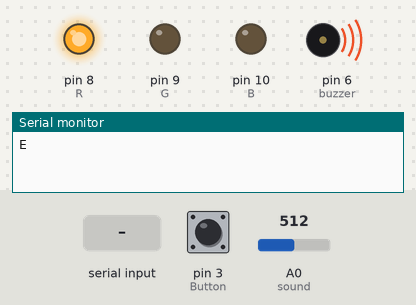
This sketch was run on a simulated Arduino Uno, built with avr-gcc and run on an emulated ATmega328P. Shown: output pins drawn as LEDs (lit = HIGH), buzzer (waves = sounding), the last lines printed to the serial monitor. The inputs (shaded band) are chosen by the test bench; at power-on: pin 3 (Button) LOW, A0 (sound) = 512.

Above: at 1.2 s.
1.3 s: "R" received over Serial
At 2.5 s:
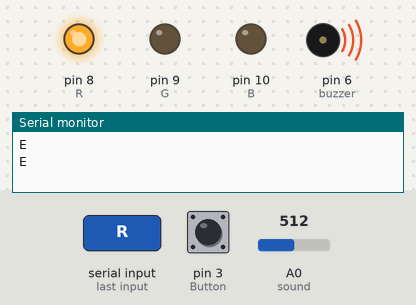
2.8 s: pin 3 (Button) pulled HIGH for 1 s
At 3.5 s:
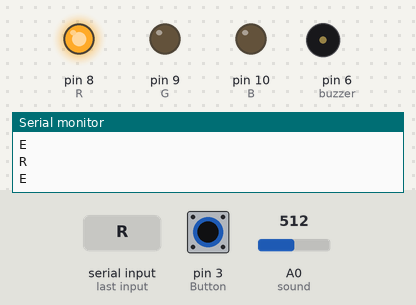
5.8 s: pin 3 (Button) pulled HIGH for 3.2 s
Timing chart, 0 to 16.5 s (numbered marks = the images above; inputs shaded):
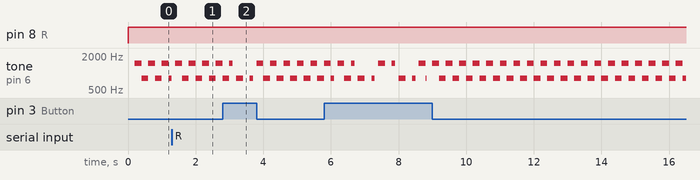

The sketch:

emergency_system.ino
```cpp
int Button = 3;
int buzzer = 6;
int R = 8;
int G = 9;
int B = 10;
int sound = A0;

int systemState = 0;
int lastSystemState = 0;
bool emergencyLocked = false;

unsigned long lastUpdate = 0;
unsigned long lastButtonPress = 0;  // 디바운스용
bool toggle = false;

void setup() {
  Serial.begin(9600);
  pinMode(Button, INPUT);
  pinMode(sound, INPUT);
  pinMode(R, OUTPUT);
  pinMode(G, OUTPUT);
  pinMode(B, OUTPUT);
  pinMode(buzzer, OUTPUT);
}

void loop() {
  int soundValue = analogRead(sound);
  bool physicalButtonPressed = digitalRead(Button);
  unsigned long now = millis();

  // 버튼 디바운스 처리
  if (physicalButtonPressed == HIGH && (now - lastButtonPress > 300)) {
    lastButtonPress = now;
    if (emergencyLocked) {
      // 비상 상태에서 버튼 → 해제
      emergencyLocked = false;
      systemState = lastSystemState;
      noTone(buzzer);
      Serial.println("R");
    } else {
      // 일반 상태에서 버튼 → 비상 발동
      Serial.println("E");
      activateEmergency();
    }
  }

  // 사운드 센서 → 비상 발동만 (해제 없음)
  if (soundValue > 75 && !emergencyLocked) {
    Serial.println("E");
    activateEmergency();
  }

  // 시리얼 명령 처리
  if (Serial.available() > 0) {
    char cmd = Serial.read();
    if (cmd == 'E' || cmd == 'e') {
      activateEmergency();
    }
    else if (cmd == 'R' || cmd == 'r') {
      emergencyLocked = false;
      systemState = lastSystemState;
      noTone(buzzer);
    }
    else if (cmd == 'F' || cmd == 'f') {
      emergencyLocked = false;
      systemState = 0;
      noTone(buzzer);
    }
    else if (!emergencyLocked) {
      if (cmd == 'D' || cmd == 'd') { systemState = 1; lastSystemState = 1; }
      if (cmd == 'W' || cmd == 'w') { systemState = 2; lastSystemState = 2; }
    }
  }

  handleSystemOutput();
}

void activateEmergency() {
  emergencyLocked = true;
  systemState = 3;
}

void handleSystemOutput() {
  unsigned long currentMillis = millis();
  switch (systemState) {
    case 0:
      digitalWrite(R, LOW); digitalWrite(G, LOW); digitalWrite(B, LOW);
      noTone(buzzer);
      break;
    case 1:
      digitalWrite(R, LOW); digitalWrite(G, HIGH); digitalWrite(B, LOW);
      noTone(buzzer);
      break;
    case 2:
      digitalWrite(R, LOW); digitalWrite(G, LOW); digitalWrite(B, HIGH);
      if (currentMillis - lastUpdate >= 500) {
        lastUpdate = currentMillis;
        toggle = !toggle;
        if (toggle) tone(buzzer, 1000); else noTone(buzzer);
      }
      break;
    case 3:
      digitalWrite(R, HIGH); digitalWrite(G, LOW); digitalWrite(B, LOW);
      if (currentMillis - lastUpdate >= 200) {
        lastUpdate = currentMillis;
        toggle = !toggle;
        if (toggle) tone(buzzer, 1500); else tone(buzzer, 800);
      }
      break;
  }
}


// //센서값 확인용
// int Button = 3;
// int buzzer = 6;
// int R = 8;
// int G = 9;
// int B = 10;
// int sound = A0;

// int systemState = 0;
// int lastSystemState = 0;
// bool emergencyLocked = false;

// unsigned long lastUpdate = 0;
// unsigned long lastSerialPrint = 0;
// bool toggle = false;
// int peakSound = 0; // 피크값 추적용

// void setup() {
//   Serial.begin(9600);
//   pinMode(Button, INPUT);
//   pinMode(sound, INPUT);

//   pinMode(R, OUTPUT);
//   pinMode(G, OUTPUT);
//   pinMode(B, OUTPUT);

//   pinMode(buzzer, OUTPUT);
// }

// void loop() {
//   // 1. 센서 및 물리 버튼 감지
//   int soundValue = analogRead(sound);
//   bool physicalButtonPressed = digitalRead(Button);

//   //  피크값 갱신
//   if (soundValue > peakSound) peakSound = soundValue;

//   // 0.5초마다 피크값 포함 출력
//   if (millis() - lastSerialPrint >= 500) {
//     Serial.print("--- Sensor Data --- | Sound Current: ");
//     Serial.print(soundValue);
//     Serial.print(" | Sound Peak: ");
//     Serial.print(peakSound);
//     Serial.print(" | Button: ");
//     Serial.print(physicalButtonPressed ? "ON" : "OFF");
//     Serial.print(" | State: ");
//     Serial.println(systemState);
//     peakSound = 0; // 구간 리셋
//     lastSerialPrint = millis();
//   }

//   // 2. 비상 상황 발생 조건 체크 (소리 OR 버튼)
//   if (soundValue > 100 || physicalButtonPressed == HIGH) {
//     if (!emergencyLocked) {
//       Serial.println("E");
//       if (soundValue > 100) Serial.println("DEBUG: Sound Emergency Triggered!");
//       if (physicalButtonPressed == HIGH) Serial.println("DEBUG: Physical Button Triggered!");
//       activateEmergency();
//     }
//   }

//   // 3. 웹/시리얼 신호 처리
//   if (Serial.available() > 0) {
//     char cmd = Serial.read();

//     if (cmd == 'E' || cmd == 'e') {
//       activateEmergency();
//     }
//     else if (cmd == 'R' || cmd == 'r') {
//       emergencyLocked = false;
//       systemState = lastSystemState;
//       noTone(buzzer);
//       Serial.println("DEBUG: Emergency Released");
//     }
//     else if (cmd == 'F' || cmd == 'f') {
//       emergencyLocked = false;
//       systemState = 0;
//       noTone(buzzer);
//       Serial.println("DEBUG: System Reset/Finish");
//     }
//     else if (!emergencyLocked) {
//       if (cmd == 'D' || cmd == 'd') {
//         systemState = 1; lastSystemState = 1;
//         Serial.println("Mode: Drive");
//       }
//       if (cmd == 'W' || cmd == 'w') {
//         systemState = 2; lastSystemState = 2;
//         Serial.println("Mode: Work");
//       }
//     }
//   }

//   // 4. 출력 실행
//   handleSystemOutput();
// }

// void activateEmergency() {
//   emergencyLocked = true;
//   systemState = 3;
// }

// void handleSystemOutput() {
//   unsigned long currentMillis = millis();
//   switch (systemState) {
//     case 0:
//       digitalWrite(R, LOW); digitalWrite(G, LOW); digitalWrite(B, LOW);
//       noTone(buzzer);
//       break;
//     case 1:
//       digitalWrite(R, LOW); digitalWrite(G, HIGH); digitalWrite(B, LOW);
//       noTone(buzzer);
//       break;
//     case 2:
//       digitalWrite(R, LOW); digitalWrite(G, LOW); digitalWrite(B, HIGH);
//       if (currentMillis - lastUpdate >= 500) {
//         lastUpdate = currentMillis;
//         toggle = !toggle;
//         if (toggle) tone(buzzer, 1000); else noTone(buzzer);
//       }
//       break;
//     case 3:
//       digitalWrite(R, HIGH); digitalWrite(G, LOW); digitalWrite(B, LOW);
//       if (currentMillis - lastUpdate >= 200) {
//         lastUpdate = currentMillis;
//         toggle = !toggle;
//         if (toggle) tone(buzzer, 1500); else tone(buzzer, 800);
//       }
//       break;
//   }
// }
```

Measured:
- by itself, tone on pin 6 (buzzer): plays 1500 Hz for 0.20 s, 800 Hz for 0.10 s, 1500 Hz for 0.20 s, 800 Hz for 0.20 s, 1500 Hz for 0.10 s, 800 Hz for 0.20 s … (51 notes in this stretch)
